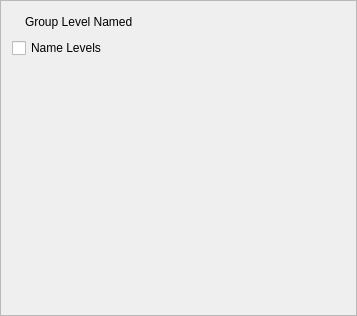
<?xml version="1.0" encoding="UTF-8"?>
<ui version="4.0">
 <class>Frame</class>
 <widget class="QFrame" name="Frame">
  <property name="enabled">
   <bool>true</bool>
  </property>
  <property name="geometry">
   <rect>
    <x>0</x>
    <y>0</y>
    <width>357</width>
    <height>316</height>
   </rect>
  </property>
  <property name="windowTitle">
   <string>Frame</string>
  </property>
  <property name="frameShape">
   <enum>QFrame::StyledPanel</enum>
  </property>
  <property name="frameShadow">
   <enum>QFrame::Raised</enum>
  </property>
  <layout class="QGridLayout" name="gridLayout">
   <item row="0" column="0">
    <layout class="QVBoxLayout" name="verticalLayout">
     <item>
      <layout class="QHBoxLayout" name="horizontalLayout">
       <item>
        <widget class="QLabel" name="label">
         <property name="text">
          <string notr="true"/>
         </property>
         <property name="pixmap">
          <pixmap>../Ressources/package.png</pixmap>
         </property>
         <property name="scaledContents">
          <bool>false</bool>
         </property>
         <property name="margin">
          <number>4</number>
         </property>
        </widget>
       </item>
       <item>
        <widget class="QLabel" name="label_grp_lvl">
         <property name="text">
          <string>Group Level Named</string>
         </property>
        </widget>
       </item>
       <item>
        <spacer name="horizontalSpacer">
         <property name="orientation">
          <enum>Qt::Horizontal</enum>
         </property>
         <property name="sizeHint" stdset="0">
          <size>
           <width>40</width>
           <height>20</height>
          </size>
         </property>
        </spacer>
       </item>
      </layout>
     </item>
     <item>
      <widget class="QCheckBox" name="name_lvl">
       <property name="text">
        <string>Name Levels</string>
       </property>
      </widget>
     </item>
    </layout>
   </item>
   <item row="1" column="0">
    <spacer name="verticalSpacer">
     <property name="orientation">
      <enum>Qt::Vertical</enum>
     </property>
     <property name="sizeHint" stdset="0">
      <size>
       <width>20</width>
       <height>40</height>
      </size>
     </property>
    </spacer>
   </item>
  </layout>
 </widget>
 <resources/>
 <connections/>
</ui>
